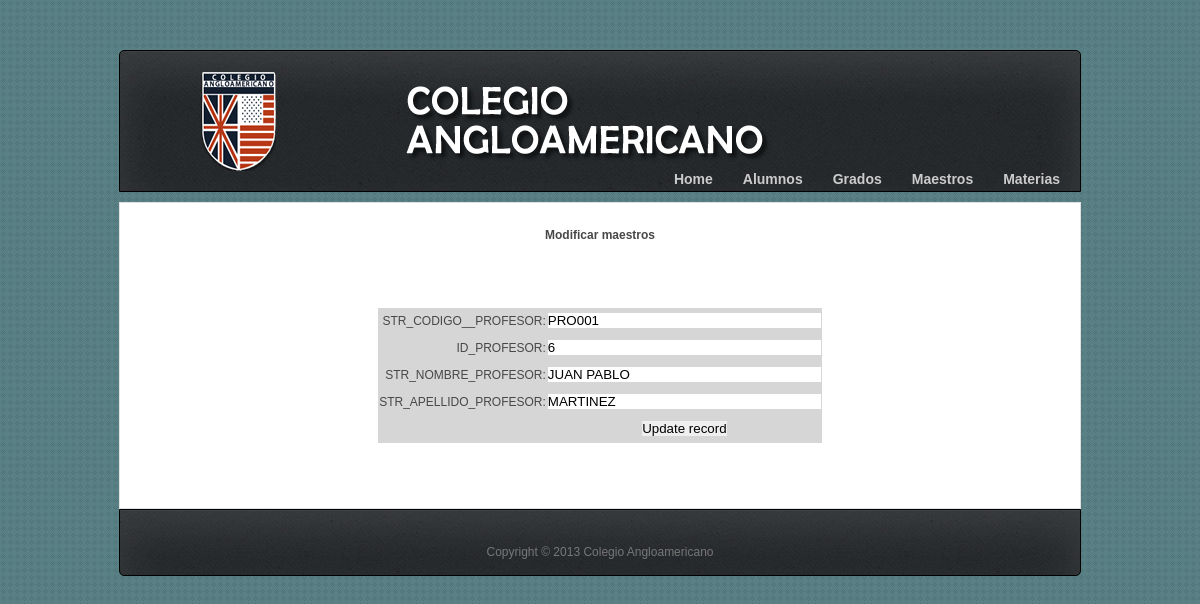
The app's page /admin/modificar_maestros.php?ID_PROFESOR=6 with its own data.
### tables this page shows
CREATE TABLE IF NOT EXISTS `maestros` (
  `ID_PROFESOR` int(11) NOT NULL AUTO_INCREMENT,
  `STR_CODIGO__PROFESOR` varchar(25) DEFAULT NULL,
  `STR_NOMBRE_PROFESOR` varchar(60) DEFAULT NULL,
  `STR_APELLIDO_PROFESOR` varchar(60) DEFAULT NULL,
  `FECHA_REGISTRO` date DEFAULT NULL,
  PRIMARY KEY (`ID_PROFESOR`),
  UNIQUE KEY `MAESTROS_IDX01` (`ID_PROFESOR`),
  KEY `MAESTROS_IDX02` (`STR_CODIGO__PROFESOR`),
  KEY `MAESTROS_IDX03` (`STR_APELLIDO_PROFESOR`,`STR_NOMBRE_PROFESOR`)
);

### admin/modificar_maestros.php (the view, shortened to what this page needs)
<?php require_once('../Connections/cnn.php'); ?>
<?php
if (!function_exists("GetSQLValueString")) {
function GetSQLValueString($theValue, $theType, $theDefinedValue = "", $theNotDefinedValue = "")
{
  $theValue = function_exists("mysql_real_escape_string") ? mysql_real_escape_string($theValue) : mysql_escape_string($theValue);
  switch ($theType) {
    case "long":
    case "int":
      $theValue = ($theValue != "") ? intval($theValue) : "NULL";
      break;
  }
  return $theValue;
}
}
$editFormAction = $_SERVER['PHP_SELF'];
if (isset($_SERVER['QUERY_STRING'])) {
  $editFormAction .= "?" . htmlentities($_SERVER['QUERY_STRING']);
}
$colname_modificar_maestros = "-1";
if (isset($_GET['ID_PROFESOR'])) {
  $colname_modificar_maestros = $_GET['ID_PROFESOR'];
}
$query_modificar_maestros = sprintf("SELECT * FROM maestros WHERE ID_PROFESOR = %s", GetSQLValueString($colname_modificar_maestros, "int"));
$modificar_maestros = mysql_query($query_modificar_maestros, $cnn) or die(mysql_error());
$row_modificar_maestros = mysql_fetch_assoc($modificar_maestros);
?>
<!DOCTYPE html>
<html lang="en">
<head>
	<link rel="stylesheet" href="../css/zerogrid.css">
	<link rel="stylesheet" href="../css/style.css">
    <link rel="stylesheet" href="../css/responsive.css">
	<link rel="stylesheet" href="../css/responsiveslides.css" />
  <link rel="stylesheet" href="../css/jquery-ui.css" />
</head>
<body>
<header>
 <div id=logo> <img src="../images/logo2.png" alt="Colegio Angloamericano"> </div>
 <div id=anglo> <img src="../images/COLEGIO_ANGLO.png" alt="Colegio Angloamericano"> </div>
  <nav>
	  <ul>
		<?php include("../includes/cabezeraadmin.php"); ?>
	  </ul>
  </nav>
</header>
<section id="content">
	<div class="zerogrid block">
	  <div class="row block03">
	    <h1>Modificar maestros</h1>
	  </div>
	<div class="row block01">
      <form method="post" name="form1" action="<?php echo $editFormAction; ?>">
        <table align="center">
          <tr valign="baseline">
            <td nowrap align="right">STR_CODIGO__PROFESOR:</td>
            <td><input name="STR_CODIGO__PROFESOR" type="text" value="<?php echo htmlentities($row_modificar_maestros['STR_CODIGO__PROFESOR'], ENT_COMPAT, 'utf-8'); ?>" size="32" readonly></td>
          </tr>
          <tr valign="baseline">
            <td nowrap align="right">ID_PROFESOR:</td>
            <td><input type="text" name="ID_PROFESOR" value="<?php echo htmlentities($row_modificar_maestros['ID_PROFESOR'], ENT_COMPAT, 'utf-8'); ?>" size="32"></td>
          </tr>
          <tr valign="baseline">
            <td nowrap align="right">STR_NOMBRE_PROFESOR:</td>
            <td><input type="text" name="STR_NOMBRE_PROFESOR" value="<?php echo htmlentities($row_modificar_maestros['STR_NOMBRE_PROFESOR'], ENT_COMPAT, 'utf-8'); ?>" size="32"></td>
          </tr>
          <tr valign="baseline">
            <td nowrap align="right">STR_APELLIDO_PROFESOR:</td>
            <td><input type="text" name="STR_APELLIDO_PROFESOR" value="<?php echo htmlentities($row_modificar_maestros['STR_APELLIDO_PROFESOR'], ENT_COMPAT, 'utf-8'); ?>" size="32"></td>
          </tr>
          <tr valign="baseline">
            <td nowrap align="right">&nbsp;</td>
            <td><input type="submit" value="Update record"></td>
          </tr>
        </table>
      </form>
      <p>&nbsp;</p>
    </div>
	</div>
</section>
<footer>
	<div class="wrapfooter">
	<p>Copyright © 2013 Colegio Angloamericano</p>
	</div>
</footer>
</body></html>

### css/zerogrid.css (style rules this page uses)
.zerogrid { position: relative; width: 960px; margin: 0 auto; padding: 0; }
.zerogrid .row { text-align: center; }
.zerogrid:after { content: "\0020"; display: block; height: 0; clear: both; visibility: hidden; }
.clearfix:before, .clearfix:after, .row:before, .row:after { content: '\0020'; display: block; overflow: hidden; visibility: hidden; width: 0; height: 0; }
.row:after, .clearfix:after { clear: both; }
.row, .clearfix { zoom: 1; }

### css/style.css (style rules this page uses)
a,abbr,acronym,address,applet,article,aside,audio,b,blockquote,big,body,center,canvas,caption,cite,code,command,datalist,dd,del,details,dfn,dl,div,dt,em,embed,fieldset,figcaption,figure,font,footer,form,h1,h2,h3,h4,h5,h6,header,hgroup,html,i,iframe,img,ins,kbd,keygen,label,legend,li,meter,nav,object,ol,output,p,pre,progress,q,s,samp,section,small,span,source,strike,strong,sub,sup,tbody,tfoot,thead,th,tr,tdvideo,tt,u,ul,var { background: transparent; border: 0 none; font-size: 100%; margin: 0; padding: 0; border: 0; outline: 0; text-align: center; padding-top: 10px; }
ol, ul { list-style:none; }
table { padding:0; border-collapse:collapse; background-color: #D6D6D6; border-top-style: none; border-right-style: none; border-bottom-style: none; border-left-style: none; border-top-color: #000; border-right-color: #000; border-bottom-color: #000; border-left-color: #000; text-align: center; }
img { vertical-align:top; }
article, aside, audio, canvas, command, datalist, details, embed, figcaption, figure, footer, header, hgroup, keygen, meter, nav, output, progress, section, source, video { display:block; }
input, textarea { border:0; padding:0; margin:0; outline: 0; }
input, textarea, select { margin:0; padding:0px; }
html, body { width:100%; padding:0; margin:0; }
body { background: #598084 url(../images/pattern15.png); color: #474747; font: 12px/25px Arial, Helvetica, sans-serif; }
header { width:960px;height: 130px; position:relative; margin: 50px auto 0px auto;background: url(../images/bgheader.jpg);border:1px solid #000000; -webkit-border-radius: 5px 5px 5px 5px;-moz-border-radius: 5px 5px 5px 5px;-khtml-border-radius: 5px 5px 5px 5px;border-radius: 5px 5px 0 0; box-shadow: 0px 20px 40px 0px rgba(255, 255, 255, 0.1) inset, 0px 1px 1px 0px rgba(255, 255, 255, 0.05) inset; }
header #logo { position: absolute; top: 1px; left: 76px; height: 2.355cm; width: 84px; }
header nav { position: absolute; top: 99px; right: 5px; height: 37px; }
header nav ul { list-style: none;margin: 0;padding: 0; }
.zerogrid { border:1px solid #E1E1E1; }
.block { background:#ffffff; }
.block01 { padding:30px 0px; }
.block03 { padding-bottom: 20px; }
footer { width:960px; margin:0 auto 50px auto; color:#777777; ;background: url(../images/bgheader.jpg);border:1px solid #000000; -webkit-border-radius: 0 0 5px 5px;-moz-border-radius: 0 0 5px 5px;-khtml-border-radius: 0 0 5px 5px;border-radius: 0 0 5px 5px; box-shadow: 0px 20px 40px 0px rgba(255, 255, 255, 0.1) inset, 0px 1px 1px 0px rgba(255, 255, 255, 0.05) inset; }
footer .wrapfooter { padding:10px; }

### css/responsive.css (style rules this page uses)
html { -webkit-text-size-adjust: none; }
img { max-width: 100%; height: auto; width: auto\9; }

### records on screen
maestros: STR_CODIGO__PROFESOR "PRO001", ID_PROFESOR "6", STR_NOMBRE_PROFESOR "JUAN PABLO", STR_APELLIDO_PROFESOR "MARTINEZ"
